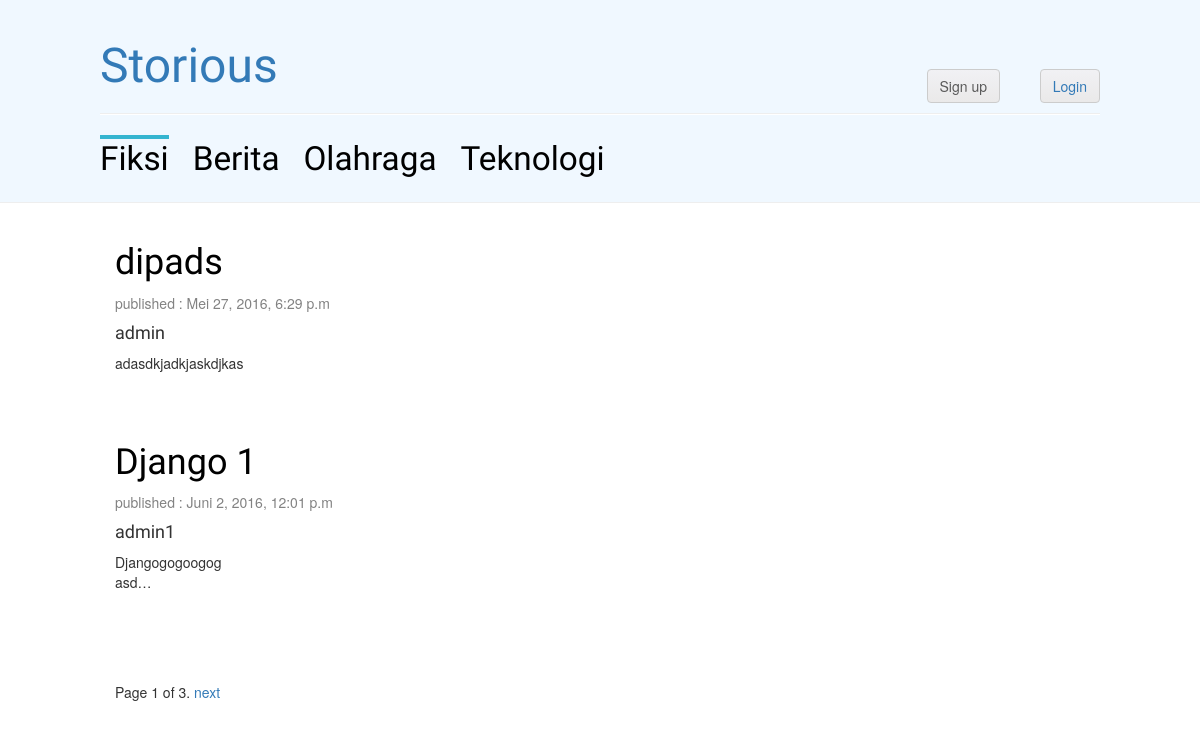
The page /fiksi/ on the database its author committed.
### core/models.py (models this page shows, shortened)
class Post(models.Model):
    author = models.ForeignKey(User)
    title = models.CharField(max_length=200)
    text = models.TextField()
    published = models.BooleanField()
    created_date = models.DateTimeField()
    published_date = models.DateTimeField(blank=True, null=True)
    category = models.CharField(max_length=50, choices=CATEGORY_CHOICES)

### core/views.py (the view)
# urls.py: url(r'^fiksi/$', Fiksi.as_view(), name='fiksi'),
class Fiksi(ListView):
    queryset = Post.objects.filter(category='Fiksi')
    template_name = 'fiksi.html'
    paginate_by = 2
    context_object_name = 'posts'

### core/templates/fiksi.html (shortened to what this page needs)
{% extends 'base.html' %}
{% load staticfiles %}
{%  load i18n %}
{% block content %}
    <div class="row">
        <div class="col-md-8">
            {% for post in posts %}
                <div class="post">
                    <h1><a href="{% url 'post_detail' pk=post.pk %}">{{ post.title }}</a></h1>
                    <div class="date">
                        <p>published : {{ post.published_date }}</p>
                    </div>
                    <h4>{{ post.author }}</h4>
                    <p>{{ post.text|truncatechars:20|linebreaks}}</p>
                </div>
            {%  endfor %}
        </div>
    </div>
    {% if is_paginated %}
        <div class="pagination">
            <span class="page-links">
                <span class="page-current">
                    Page {{ page_obj.number }} of {{ page_obj.paginator.num_pages }}.
                </span>
                {% if page_obj.has_next %}
                    <a href="/fiksi/?page={{ page_obj.next_page_number }}">next</a>
                {% endif %}
            </span>
        </div>
    {% endif %}
{% endblock  %}

### core/static/css/blog.css (style rules this page uses)
h1, h2, h3, h4, .page-header div a { font-family: 'Lobster', cursive; }
.date { color: #828282; }
.post { margin-bottom: 70px; }
.post h1 a, .post h1 a:visited { color: #000000; }

### rows shown on the page
Post: title "dipads", published_date "Mei 27, 2016, 6:29 p.m", author "admin", text "adasdkjadkjaskdjkas"
Post: title "Django 1", published_date "Juni 2, 2016, 12:01 p.m", author "admin1", text "Djangogogoogog asd…"

### other values the page prints
{{ page_obj.number }} "1"
{{ page_obj.paginator.num_pages }} "3"
